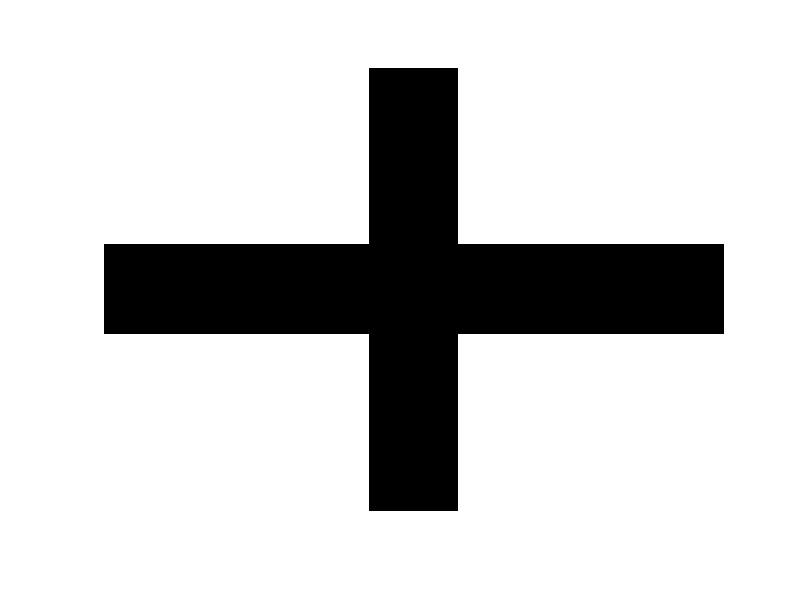

Reproduce this figure in MATLAB.
%0= Black
%1= White
clc, clear, close all
I = ones(500,700);
% Horizonatal. strip
I(200:300, :)=0;
% Vertical strip
I(:,300:400)=0;
imshow(I);
    